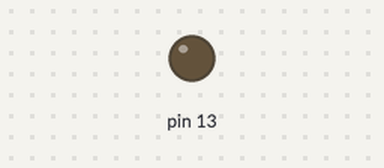
Bench run of a sketch on a simulated Arduino Uno, built with avr-gcc and run on an emulated ATmega328P. On the bench: output pins drawn as LEDs (lit = HIGH). What the sketch prints to the serial monitor is not drawn.

Above: at 1.6 s.
At 4.4 s:
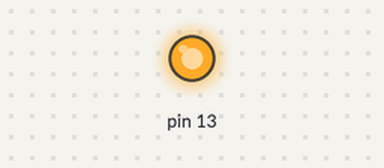
Timing chart, 0 to 10.9 s (numbered marks = the images above):
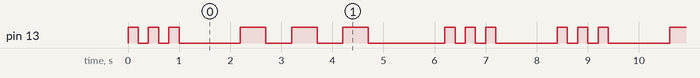

Measured:
- by itself, pin 13: repeats every 8.4 s: 2 × (LOW 0.20 s, HIGH 0.20 s), LOW 1.2 s, 2 × (HIGH 0.50 s, LOW 0.50 s), HIGH 0.50 s, LOW 1.5 s, 2 × (HIGH 0.20 s, LOW 0.20 s), HIGH 0.20 s, LOW 1.2 s, HIGH 0.20 s, until it stays LOW from 82.8 s
- by itself, everything shown: repeats every 8.4 s, in 18 steps

The sketch:

desa_3.ino
```cpp
int j = 0;

void setup() {
  // put your setup code here, to run once:
  Serial.begin(9600);
  pinMode(13,OUTPUT);

}

void loop() {
  // put your main code here, to run repeatedly:
  while(j<10){
    for (int i = 0; i<3; i++){
      digitalWrite(13,HIGH);
      delay(200);
      digitalWrite(13,LOW);
      delay(200);
    }
    delay(1000);
    for (int i = 0; i<3; i++){
      digitalWrite(13,HIGH);
      delay(500);
      digitalWrite(13,LOW);
      delay(500);
    }
    delay(1000);
    for (int i = 0; i<3; i++){
      digitalWrite(13,HIGH);
      delay(200);
      digitalWrite(13,LOW);
      delay(200);
    }
    delay(1000);
    j++;
    Serial.println(j);
  }

}
```
